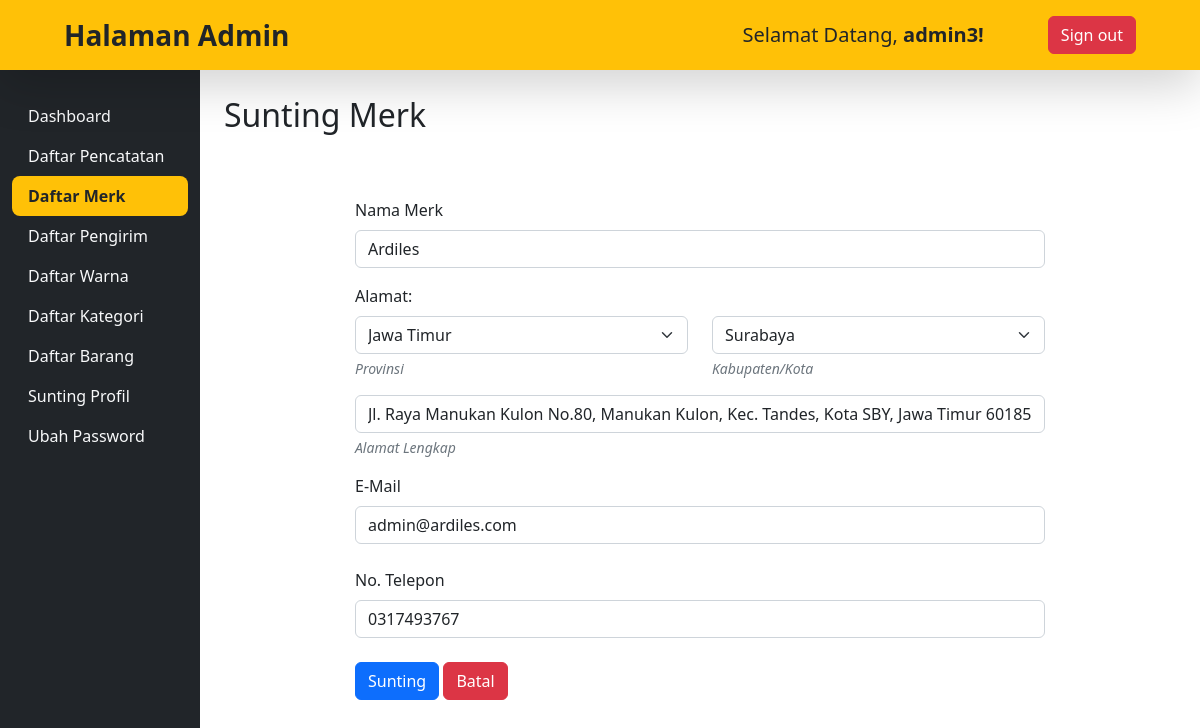
Screenshot of /admin/editMerk.php?id_merk=SBY001 (signed in) with the database file from the repository.
### tables this page shows
CREATE TABLE MERK (
    ID_MERK     CHAR (6)      NOT NULL,
    ID_KOTA     CHAR (6)      NOT NULL,
    NAMA_MERK   VARCHAR (30)  NOT NULL,
    NOTELP_MERK VARCHAR (16)  NOT NULL,
    EMAIL_MERK  VARCHAR (30)  NOT NULL,
    ALAMAT      VARCHAR (255),
    PRIMARY KEY (
        ID_MERK
    ),
    FOREIGN KEY (
        ID_KOTA
    )
    REFERENCES [KOTA/KAB] (ID_KOTA) ON DELETE RESTRICT
                                    ON UPDATE RESTRICT
);

CREATE TABLE [KOTA/KAB] (
    ID_KOTA     CHAR (3)     NOT NULL,
    ID_PROVINSI CHAR (3)     NOT NULL,
    NAMA_KOTA   VARCHAR (30) NOT NULL,
    PRIMARY KEY (
        ID_KOTA
    ),
    FOREIGN KEY (
        ID_PROVINSI
    )
    REFERENCES PROVINSI (ID_PROVINSI) ON DELETE RESTRICT
                                      ON UPDATE RESTRICT
);

CREATE TABLE PROVINSI (
    ID_PROVINSI   CHAR (3)     NOT NULL,
    NAMA_PROVINSI VARCHAR (30) NOT NULL,
    PRIMARY KEY (
        ID_PROVINSI
    )
);

### function.php (called while the page is built, shortened)
<?php
$db = new SQLite3($_SERVER['DOCUMENT_ROOT']."/gudang sepatu.db");
function getData($data){
    global $db;
    $result = $db->query($data);
    $rows = [];
    while($row = $result->fetchArray()){
        $rows[] = $row;
    };
    return $rows;
}
?>

### admin/editMerk.php (the view, shortened to what this page needs)
<?php
require '../function.php';
$data_prov = getData("SELECT * FROM 'PROVINSI'");
$data_kab = getData("SELECT * FROM 'KOTA/KAB'");
$id_merk = $_GET['id_merk'];
$data = getData("SELECT * FROM 'MERK' WHERE ID_MERK = '$id_merk'")[0];
$id_kota = $data['ID_KOTA'];
$selectedKab = getData("SELECT * FROM 'KOTA/KAB' WHERE ID_KOTA ='$id_kota'")[0];
$id_prov = $selectedKab['ID_PROVINSI'];
?>
<!DOCTYPE html>
<html>
<head>
	<link href="../assets/css/bootstrap.min.css" rel="stylesheet">
</head>
<body>
<header class="navbar fixed-top bg-warning flex-md-nowrap shadow-lg py-2">
		<p class="navbar-brand col-md-3 col-lg-2 me-0 px-3 fs-3 text-dark fw-bold my-auto ms-5">Halaman Admin</p>
  		<div class="nav">
    		<span class="nav-item text-nowrap my-auto fs-5">Selamat Datang, <b><?php echo $_SESSION['username'] ?>!</b></span>
    		<div class="nav-item text-nowrap">
      			<a class="nav-link mx-5" href="logout.php"><button class="btn btn-danger">Sign out</button></a>
    		</div>
  		</div>
	</header>
	<div class="container-fluid">
	  <div class="row">
		  <nav id="sidebarMenu" class="col-md-3 col-lg-2 d-md-block bg-dark sidebar collapse">
	      <div class="position-sticky pt-3 sidebar-sticky pt-5">
	        <ul class="nav flex-column mt-5">
	          <li class="nav-item">
	            <a class="nav-link text-light" href="dashboard.php">
	              Dashboard
	            </a>
	          </li>
	          <li class="nav-item">
	            <a class="nav-link text-light" href="pencatatan.php">
	              Daftar Pencatatan
	            </a>
	          </li>
	          <li class="nav-item">
	            <a class="nav-link active text-dark fw-bold rounded-3 bg-warning" aria-current="page" href="merk.php">
	              Daftar Merk
	            </a>
	          </li>
	          <li class="nav-item">
	            <a class="nav-link text-light" href="pengirim.php">
	              Daftar Pengirim
	            </a>
	          </li>
	          <li class="nav-item">
	            <a class="nav-link text-light" href="warna.php">
	              Daftar Warna
	            </a>
	          </li>
	          <li class="nav-item">
	            <a class="nav-link text-light" href="kategori.php">
	              Daftar Kategori
	            </a>
	          </li>
	          <li class="nav-item">
	            <a class="nav-link text-light" href="barang.php">
	              Daftar Barang
	            </a>
	          </li>
	          <li class="nav-item">
	            <a class="nav-link text-light" href="profil.php">
	              Sunting Profil
	            </a>
	          </li>
	          <li class="nav-item">
	            <a class="nav-link text-light" href="password.php">
	              Ubah Password
	            </a>
	          </li>
	        </ul>
	      </div>
	    </nav>
	    <main class="col-md-9 ms-sm-auto col-lg-10 px-md-4 py-5">
	      	<h1 class="h2 my-5">Sunting Merk</h1>
	      	<div class="container w-75 py-3">
			  <form method="post" action="">
			      	<div class="mb-3">
						<label for="nama" class="form-label">Nama Merk</label>
						<input type="text" class="form-control" name="nama" id="nama" value="<?php echo $data['NAMA_MERK'] ?>" placeholder="Masukkan Nama Pengirim" required>
					</div>
					<div class="col mb-3">
						<div class="row">
							<label for="provinsi" class="form-label">Alamat:</label>
						</div>
						<div class="row">
							<div class="col">
								<select class="form-select" name="provinsi" id="provinsi">
								<?php foreach ($data_prov as $prov) :?>
									<option value="<?= $prov['ID_PROVINSI']?>" <?= ($id_prov == $prov['ID_PROVINSI']) ? 'selected' : '' ?>><?=ucwords(strtolower($prov['NAMA_PROVINSI']))?></option>
								<?php endforeach ?>
								</select>
								<div class="form-text"><em>Provinsi</em></div>
							</div>
							<div class="col">
								<select class="form-select" name="kabupaten" id="kabupaten">
									<?php foreach ($data_kab as $kot) :?>
										<option value="<?= $kot['ID_KOTA']?>" <?= ($id_kota == $kot['ID_KOTA']) ? 'selected' : '' ?>><?=ucwords(strtolower($kot['NAMA_KOTA']))?></option>
									<?php endforeach ?>
								</select>
								<div class="form-text"><em>Kabupaten/Kota</em></div>
							</div>
						</div>
						<div class="mt-3">
							<input type="text" class="form-control" name="alamat" id="alamat" placeholder="Masukkan Alamat Lengkap" value="<?php echo $data['ALAMAT'] ?>" required>
							<div class="form-text"><em>Alamat Lengkap</em></div>
						</div>
					</div>
					<div class="mb-4">
						<label for="email" class="form-label">E-Mail</label>
						<input type="email" class="form-control" name="email" id="email" value="<?php echo $data['EMAIL_MERK'] ?>" required placeholder="Masukkan E-Mail">
					</div>
					<div class="mb-4">
						<label for="notelp" class="form-label">No. Telepon</label>
						<input type="text" class="form-control" id="notelp"  value="<?php echo $data['NOTELP_MERK'] ?>" required oninput="this.value = this.value.replace(/[^0-9.]/g, '').replace(/(\..*)\./g, '$1');" placeholder="Nomor Telepon" name="notelp">
					</div>
					<div class="mb-3">
						<button type="submit" class="btn btn-primary" name="submit">Sunting</button>
						<a href="merk.php"><button type="button" class="btn btn-danger" name="cancel">Batal</button></a>
					</div>
				</form>
	      	</div>
	      </div>
	  </div>
</body>
</html>

### admin/editMerk.php (style rules this page uses)
.sidebar { height: 100vh; position: fixed; }

### rows the page displays
merk: nama "Ardiles", kabupaten "Surabaya", alamat "Jl. Raya Manukan Kulon No.80, Manukan Kulon, Kec. Tandes, Kota SBY, Jawa Timur 60185", email "admin@ardiles.com", notelp "0317493767"
kota/kab: provinsi "Jawa Timur"

### other values shown
$_SESSION['username'] "admin3"
